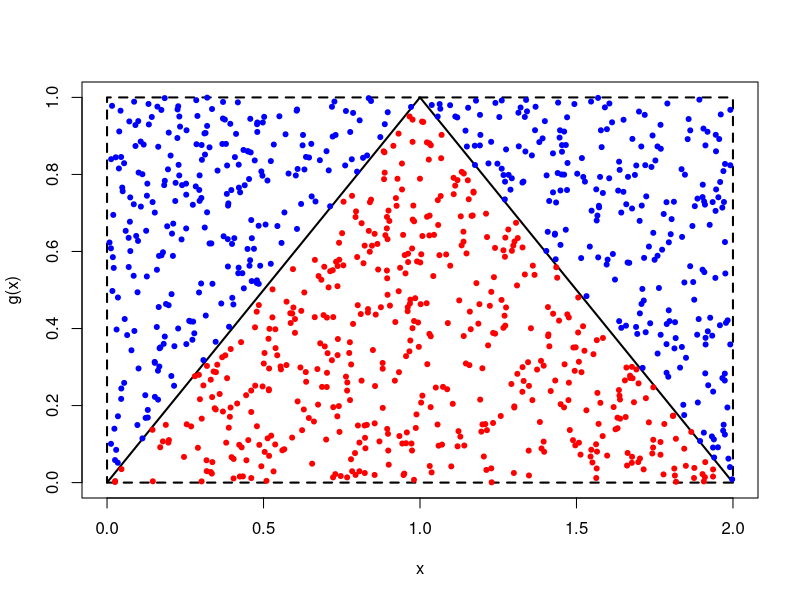

R code for this plot: (Note: this script raises an error after producing the figure.)
# Recall that U~U(0, 1), E[U]=1/2, and Var[U]=1/12. So, if u1,...,u12
# are iid U(0, 1) random numbers, then
n=1000
z=c()
for(i in 1:n){
	z[i]=sum(runif(12,0,1))-6
}

# hist(z)

# But the algorithm works quite well but it takes 12 uniform random numbers
# to deliver 1 standard normal random number.



#leacture 5 page 13
# Example: Approximate the integral ∫1 x4dx 0
# > u=runif(n=100000, 0, 1)
# > mean(u^4)*(1-0)
# The exact answer is 0.2. How good is our approximation?
u=runif(100000,0,1)
(1-0)*sum(u^4)/100000

# Example: Approximate the integral ∫25 sin(x)dx
u=runif(100000,2,5)
(5-2)*sum(sin(u))/100000


x=rexp(100000)
mean(exp(-(x+1)^2) /dexp(x))

# How can we compute the area without integrating ∫^2_0 1− |1− x | dx ?
x=seq(0, 2, by=0.05)
plot(x, 1-abs(1-x), type="l", lwd=2, ylab="g(x)") 
rect(0, 0, 2 ,1,lty=2,lwd=2)	

n=1000
U1=runif(n, 0, 2)
U2=runif(n, 0, 1)
hit=which( (U2<=1-abs(1-U1)) == TRUE)
miss=which( (U2<=1-abs(1-U1)) == FALSE)
k=sum( (U2<=(1-abs(1-U1))) == TRUE) #or just use length(hit) 
points(U1[hit], U2[hit], col= "red", pch=20)
points(U1[miss], U2[miss], col= "blue", pch=20)
2*(k/n)

##
hit_miss=function(ftn, a, b, c, d, n){
	k=0
	for (i in 1:n){
		x=runif(1, a, b)
		y=runif(1, c, d)
		hit=ifelse(y<=ftn(x), 1, 0)
		k=k+hit
	}
	I=(k/n)*(b-a)*(d-c)+c*(b-a) 
	return(I)
}

# CMPControl
installed.packages("CMPControl")

u=runif(1000000,0,1)
(1-0)*sum(u^3-7*u^2+1)/1000000


##regression
attach(cars)
L1=lm(cars$dist~cars$speed)
summary(L1)

##
# errorMLE=function(par){
# loglik=0
# for(i in 1:nrow(cars)){
# 	loglik=dnorm(dist[i],(par[i]+par[2]))
# }
# }
nlminb(c(-5,1,2),errorMLE,lower=c(-Inf,-Inf,1e-5))